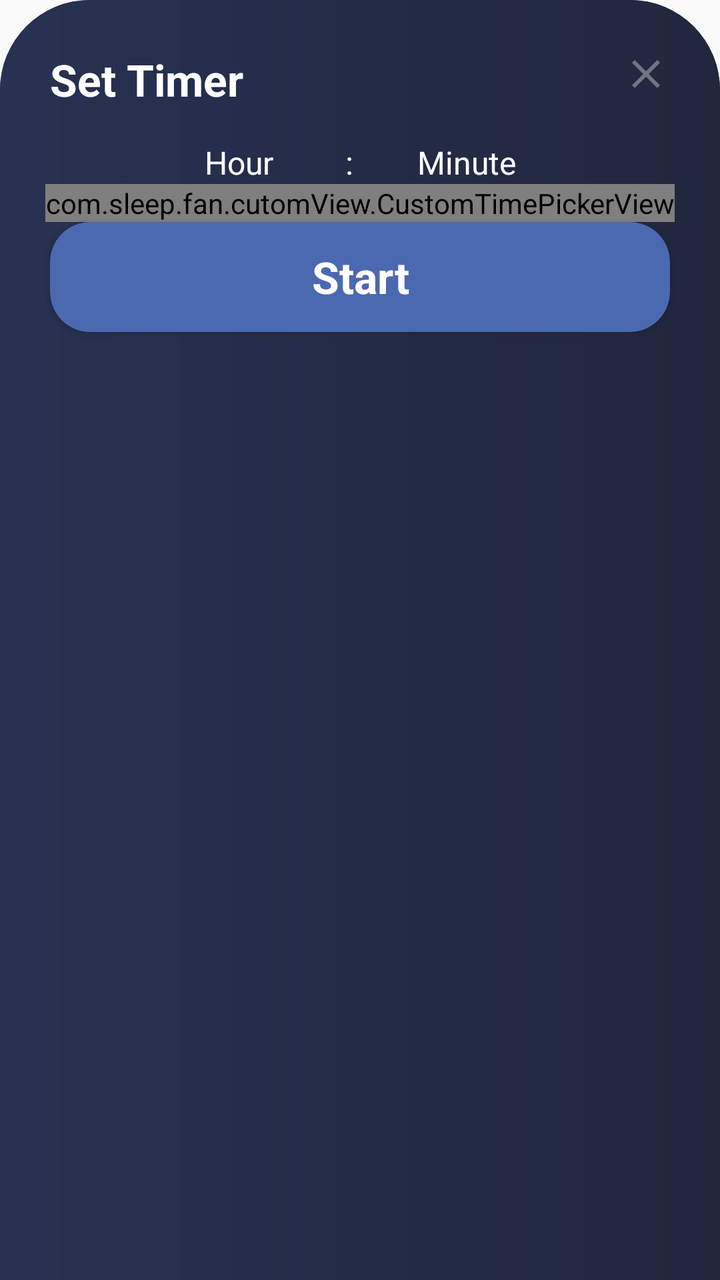
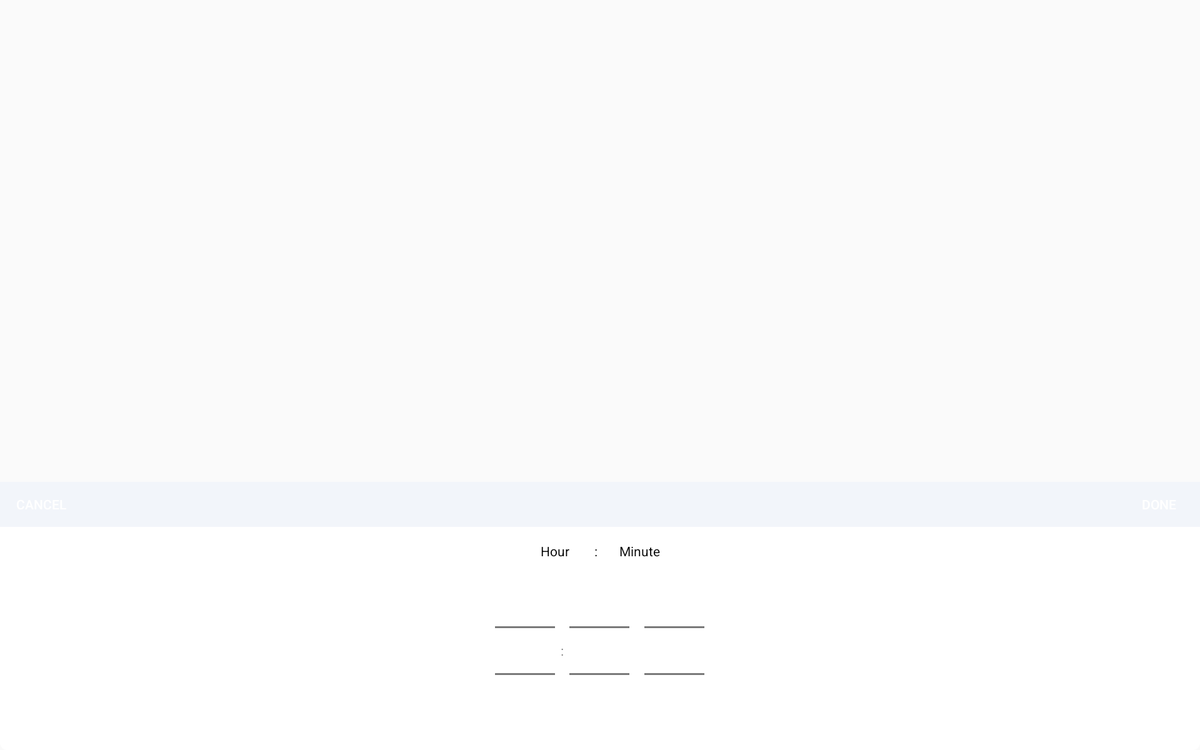

Compare how this app lays out the same screen by default and in its alternative resource folder. The renders come first, then the two layout files and the values they reference.
<!-- AndroidManifest.xml: application theme AppTheme -->
<!-- res/layout/layout_counter.xml -->
<?xml version="1.0" encoding="utf-8"?>
<RelativeLayout xmlns:android="http://schemas.android.com/apk/res/android"
    xmlns:app="http://schemas.android.com/apk/res-auto"
    android:id="@+id/bottomSheet"
    android:layout_width="match_parent"
    android:layout_height="wrap_content"
    android:layout_alignParentBottom="true"
    android:background="@drawable/bottom_dialog_bg">

    <RelativeLayout
        android:layout_width="match_parent"
        android:layout_height="wrap_content"
        android:background="@drawable/bottom_dialog_bg">

        <RelativeLayout
            android:id="@+id/rl_option"
            android:layout_width="match_parent"
            android:layout_height="wrap_content">

            <RelativeLayout
                android:layout_width="match_parent"
                android:layout_height="wrap_content"
                android:layout_marginHorizontal="25dp"
                android:layout_marginTop="25dp"
                android:orientation="horizontal">

                <TextView
                    android:layout_width="wrap_content"
                    android:layout_height="wrap_content"
                    android:text="Set Timer"
                    android:textColor="@color/white"
                    android:textSize="22sp"
                    android:textStyle="bold" />

                <ImageView
                    android:id="@+id/btnCancel"
                    android:layout_width="wrap_content"
                    android:layout_height="wrap_content"
                    android:layout_alignParentEnd="true"
                    android:src="@drawable/ic_close" />

            </RelativeLayout>
        </RelativeLayout>

        <TextView
            android:id="@+id/dummy"
            android:layout_width="match_parent"
            android:layout_height="wrap_content"
            android:layout_below="@id/rl_option"
            android:layout_marginTop="16dp"
            android:gravity="center"
            android:text="Hour         :        Minute"
            android:textColor="@android:color/white"
            android:textSize="16sp" />

        <com.sleep.fan.cutomView.CustomTimePickerView
            android:id="@+id/timePicker"
            android:layout_width="wrap_content"
            android:layout_height="wrap_content"
            android:layout_below="@id/dummy"
            android:layout_centerHorizontal="true"
            android:numbersTextColor="@color/white"
            android:timePickerMode="spinner" />

        <androidx.cardview.widget.CardView
            android:id="@+id/btnDone"
            android:layout_width="match_parent"
            android:layout_height="55dp"
            android:layout_below="@+id/timePicker"
            android:layout_marginHorizontal="25dp"
            android:layout_marginBottom="15dp"
            android:text="Start"
            app:cardBackgroundColor="#4b69b1"
            app:cardCornerRadius="20dp"
            android:textSize="22sp"
            android:textStyle="bold">

            <TextView
                android:layout_width="match_parent"
                android:layout_height="match_parent"
                android:gravity="center"
                android:textColor="@color/white"
                android:text="Start"
                android:textSize="22sp"
                android:textStyle="bold" />

        </androidx.cardview.widget.CardView>
    </RelativeLayout>

</RelativeLayout>
<!-- resources referenced by this layout -->
<resources>
  <color name="white">#FFFFFF</color>
  <!-- drawable bottom_dialog_bg (drawable) -->
  <?xml version="1.0" encoding="utf-8"?>
  <shape xmlns:android="http://schemas.android.com/apk/res/android"
      android:shape="rectangle">
  
      <solid android:color="#29325b"/>
      <gradient android:endColor="#21273d"
          android:centerColor="#242b47"
          android:startColor="#273252"/>
      <corners
          android:topLeftRadius="45dp"
          android:topRightRadius="45dp"/>
  
  </shape>
  <!-- drawable ic_close (drawable) -->
  <vector android:height="24dp" android:tint="#6F7682"
      android:viewportHeight="24.0" android:viewportWidth="24.0"
      android:width="24dp" xmlns:android="http://schemas.android.com/apk/res/android">
      <path android:fillColor="#FF000000" android:pathData="M19,6.41L17.59,5 12,10.59 6.41,5 5,6.41 10.59,12 5,17.59 6.41,19 12,13.41 17.59,19 19,17.59 13.41,12z"/>
  </vector>
  <style name="AppTheme" parent="Theme.AppCompat.Light.NoActionBar">
          
          <item name="colorPrimary">@color/colorPrimary</item>
          <item name="colorPrimaryDark">@color/colorPrimaryDark</item>
          <item name="android:textColorPrimary">#fff</item>
          <item name="colorAccent">@color/colorAccent</item>
  
      </style>
  <color name="colorPrimary">#03508e</color>
  <color name="colorPrimaryDark">#03508e</color>
  <color name="colorAccent">#D81B60</color>
</resources>
<!-- res/layout-xlarge/layout_counter.xml (the author's variant of the layout above) -->
<!-- drawn on a large tablet held sideways -->
<?xml version="1.0" encoding="utf-8"?>
<RelativeLayout xmlns:android="http://schemas.android.com/apk/res/android"
    xmlns:app="http://schemas.android.com/apk/res-auto"
    android:id="@+id/bottomSheet"
    android:layout_width="match_parent"
    android:layout_height="wrap_content"
    android:background="#00000000"
    android:layout_alignParentBottom="true"
    >

    <RelativeLayout
        android:layout_width="match_parent"
        android:layout_height="wrap_content"
        android:layout_alignParentBottom="true"
        android:background="@drawable/rounded_rectangle">

    <RelativeLayout
        android:layout_width="match_parent"
        android:layout_height="wrap_content"
        android:background="#F2F5FA"
        android:id="@+id/rl_option">

        <Button
            android:id="@+id/btnCancel"
            android:layout_width="wrap_content"
            android:layout_height="wrap_content"
            android:text="Cancel"
            android:background="@android:color/transparent"
            android:layout_alignParentLeft="true"
            />

        <Button
            android:id="@+id/btnDone"
            android:layout_width="wrap_content"
            android:layout_height="wrap_content"
            android:text="Done"
            android:background="@android:color/transparent"
            android:layout_alignParentRight="true"
            />

    </RelativeLayout>

      <TextView
          android:id="@+id/dummy"
          android:layout_width="match_parent"
          android:layout_height="wrap_content"
          android:text="Hour        :       Minute"
          android:layout_below="@id/rl_option"
          android:gravity="center"
          android:layout_marginTop="16dp"
          android:textColor="@android:color/black"
          />

    <TimePicker
        android:id="@+id/timePicker"
        android:layout_width="wrap_content"
        android:layout_height="wrap_content"
        android:timePickerMode="spinner"
        android:layout_centerHorizontal="true"
        android:layout_below="@id/dummy"
        style="@style/MyTimePicker"
        android:layout_marginTop="-10dp"
        android:descendantFocusability="blocksDescendants"
        />

    </RelativeLayout>

</RelativeLayout>
<!-- resources referenced by the variant -->
<!-- as a large tablet held sideways resolves them -->
<resources>
  <!-- drawable rounded_rectangle (drawable) -->
  <shape xmlns:android="http://schemas.android.com/apk/res/android"
      android:shape="rectangle">
  
      <corners android:radius="7dp" />
      <solid android:color="@android:color/white" />
  </shape>
  <style name="MyTimePicker" parent="Theme.AppCompat.Light.Dialog">
          <item name="android:textSize">56sp</item>
          <item name="android:textColorPrimary">@color/white</item>
          <item name="colorOnSurface">@color/white</item>
          <item name="colorOnBackground">@color/white</item>
      </style>
  <style name="AppTheme" parent="Theme.AppCompat.Light.NoActionBar">
          
          <item name="colorPrimary">@color/colorPrimary</item>
          <item name="colorPrimaryDark">@color/colorPrimaryDark</item>
          <item name="android:textColorPrimary">#fff</item>
          <item name="colorAccent">@color/colorAccent</item>
  
      </style>
  <color name="white">#FFFFFF</color>
  <color name="colorPrimary">#03508e</color>
  <color name="colorPrimaryDark">#03508e</color>
  <color name="colorAccent">#D81B60</color>
</resources>
